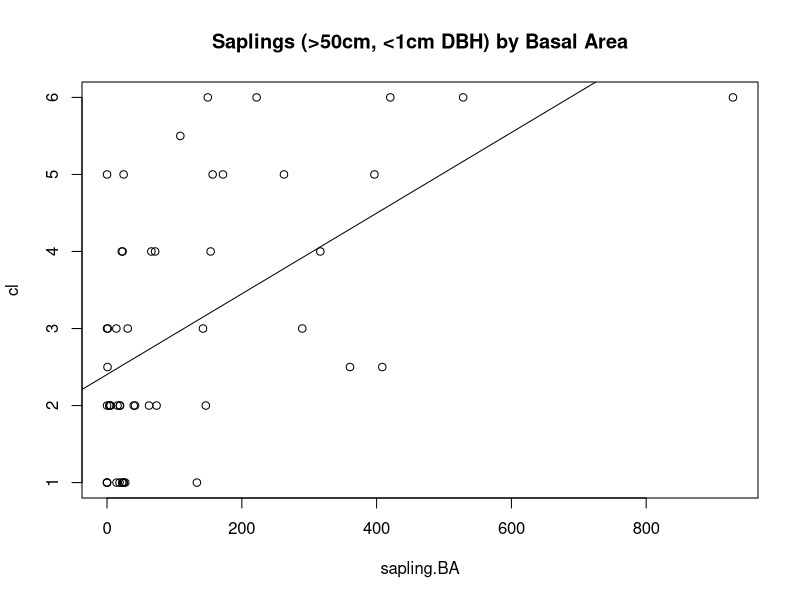
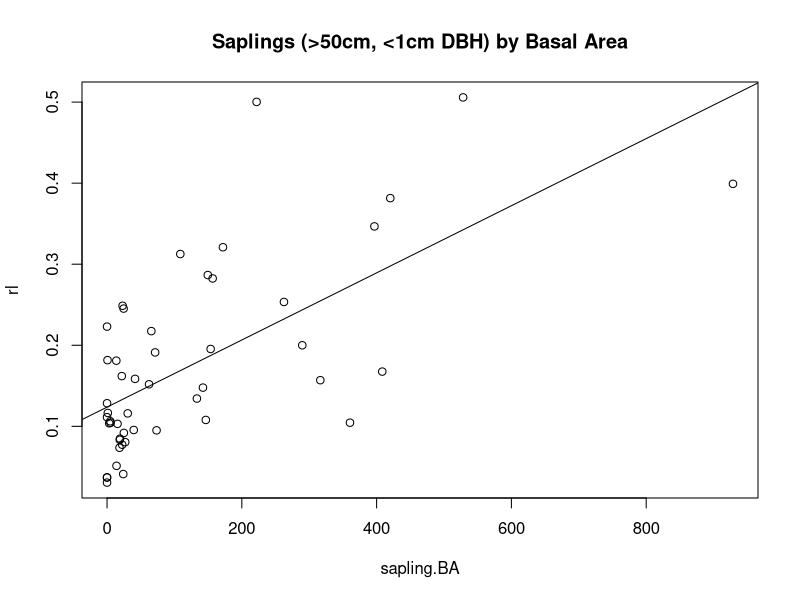
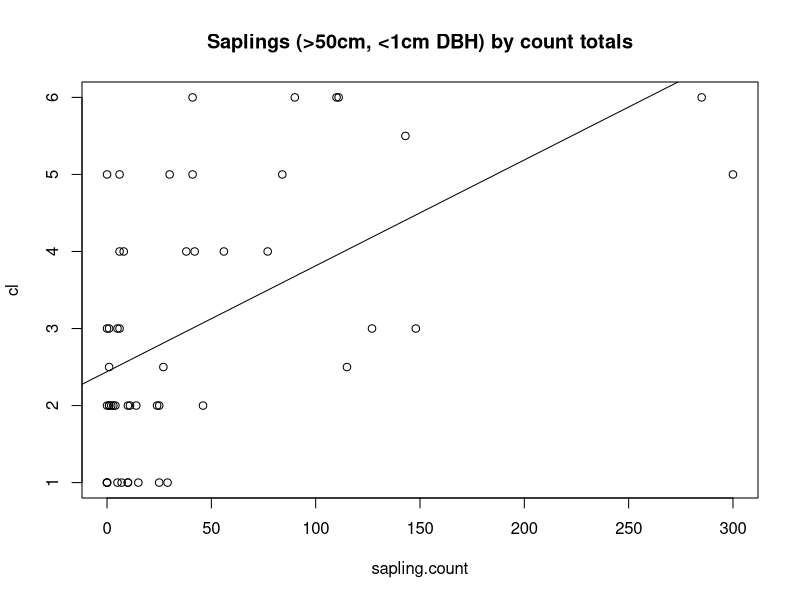
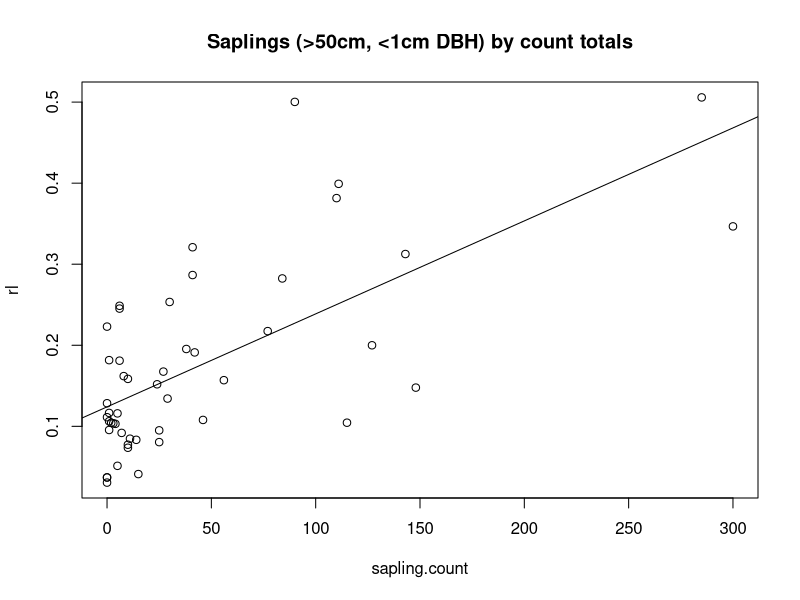
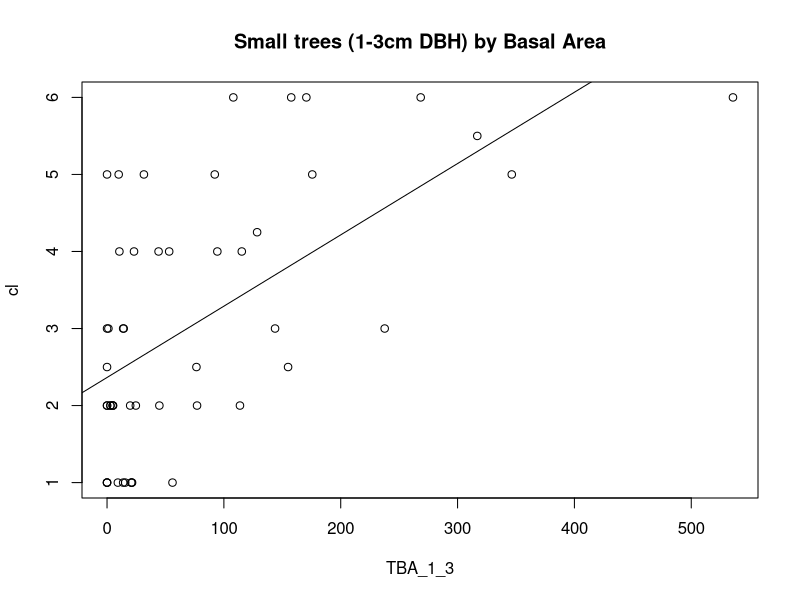
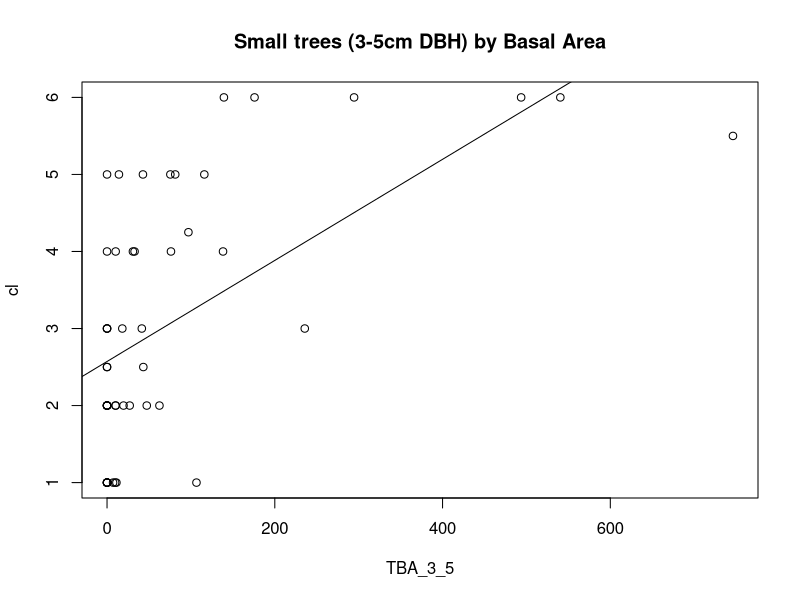
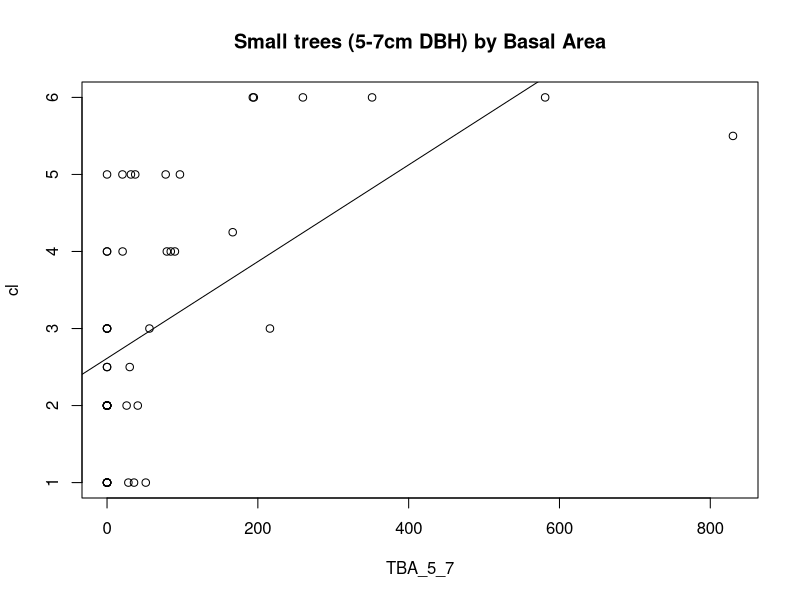
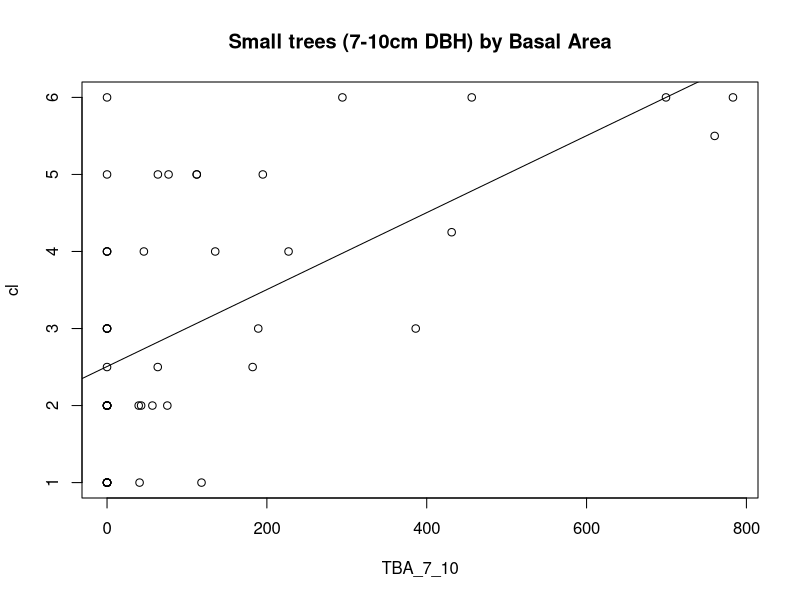

Reproduce these figures in R, in order. (Note: this script raises an error after producing the figures.)
# compare seju counts to ladder fuels
rm(list=ls())


#read in pl data frame 

pl <- read.csv("data/pl_data.csv")

plot(cl~sapling.BA,data=pl[-28,],main = "Saplings (>50cm, <1cm DBH) by Basal Area")
fit <- lm(cl~sapling.BA,data=pl[-28,])
abline(fit)
summary(fit)

plot(rl~sapling.BA,data=pl[-28,],main = "Saplings (>50cm, <1cm DBH) by Basal Area")
fit <- lm(rl~sapling.BA,data=pl[-28,])
abline(fit)
summary(fit)

plot(cl~sapling.count,data=pl[-28,],main = "Saplings (>50cm, <1cm DBH) by count totals")
fit <- lm(cl~sapling.count,data=pl[-28,])
abline(fit)
summary(fit)

plot(rl~sapling.count,data=pl[-28,],main = "Saplings (>50cm, <1cm DBH) by count totals")
fit <- lm(rl~sapling.count,data=pl[-28,])
abline(fit)
summary(fit)

plot(cl~TBA_1_3,data=pl, main = "Small trees (1-3cm DBH) by Basal Area")
fit <- lm(cl~TBA_1_3,data=pl)
abline(fit)
summary(fit)

plot(cl~TBA_3_5,data=pl, main = "Small trees (3-5cm DBH) by Basal Area")
fit <- lm(cl~TBA_3_5,data=pl)
abline(fit)
summary(fit)

plot(cl~TBA_5_7,data=pl, main = "Small trees (5-7cm DBH) by Basal Area")
fit <- lm(cl~TBA_5_7,data=pl)
abline(fit)
summary(fit)

plot(cl~TBA_7_10,data=pl, main = "Small trees (7-10cm DBH) by Basal Area")
fit <- lm(cl~TBA_7_10,data=pl)
abline(fit)
summary(fit)

plot(rl~TBA_1_3,data=pl, main = "Small trees (1-3cm DBH) by Basal Area")
fit <- lm(rl~TBA_1_3,data=pl)
abline(fit)
summary(fit)

plot(rl~TBA_3_5,data=pl, main = "Small trees (3-5cm DBH) by Basal Area")
fit <- lm(rl~TBA_3_5,data=pl)
abline(fit)
summary(fit)

plot(rl~TBA_5_7,data=pl, main = "Small trees (5-7cm DBH) by Basal Area")
fit <- lm(rl~TBA_5_7,data=pl)
abline(fit)
summary(fit)

plot(rl~TBA_7_10,data=pl, main = "Small trees (7-10cm DBH) by Basal Area")
fit <- lm(rl~TBA_7_10,data=pl)
abline(fit)
summary(fit)








#####This was used before creating main "pl" dataframe for pepperwood ladderfuels####

# read in seju data summarized by plot
seju.data.p <- read.csv('data/seju_data_p.csv')
dim(seju.data.p)

# read in ladder fuel data
ld <- read.csv('data/mean_ladder_fuel_54.csv')
dim(ld)

seju.data.p$ld <- ld$ld[1:50]
seju.data.p$rl <- ld$rl[1:50]
head(seju.data.p)

#plot(seju.data.p$ld~seju.data.p$Total.Number)
plot(ld~Total.Number,data=seju.data.p)
fit <- lm(ld~Total.Number,data=seju.data.p)
abline(fit)

# compare saplings
saplings.p <- read.csv('data/saplings_p.csv')
dim(saplings.p)

saplings.p$ld <- ld$ld[1:50]
saplings.p$rl <- ld$rl[1:50]
head(saplings.p)

# run these lines to replace NAs with zeros
saplings.p$Basal.Area[which(is.na(saplings.p$Basal.Area))] <- 0
saplings.p$Count[which(is.na(saplings.p$Count))] <- 0

plot(ld~Basal.Area,data=saplings.p[-28,],main = "Saplings (>50cm, <1cm DBH) by Basal Area")
fit <- lm(ld~Basal.Area,data=saplings.p[-28,])
abline(fit)
summary(fit)

plot(rl~Basal.Area,data=saplings.p[-28,],main = "Saplings (>50cm, <1cm DBH) by Basal Area")
fit <- lm(rl~Basal.Area,data=saplings.p[-28,])
abline(fit)
summary(fit)

plot(ld~Count,data=saplings.p[-28,],main = "Saplings (>50cm, <1cm DBH) by count totals")
fit <- lm(ld~Count,data=saplings.p[-28,])
abline(fit)
summary(fit)

plot(rl~Count,data=saplings.p[-28,],main = "Saplings (>50cm, <1cm DBH) by count totals")
fit <- lm(rl~Count,data=saplings.p[-28,])
abline(fit)
summary(fit)

# compare small trees
smalltrees.p <- read.csv('data/trees_1_5_p.csv')
dim(smalltrees.p)

smalltrees.p$ld <- ld$ld[1:50]
smalltrees.p$rl <- ld$rl[1:50]
head(smalltrees.p)

# run these lines to replace NAs with zeros
smalltrees.p$Basal.Area[which(is.na(smalltrees.p$Basal.Area))] <- 0
#smalltrees.p$Count[which(is.na(smalltrees.p$Count))] <- 0

smalltrees.p$log10.Basal.Area <- log10(smalltrees.p$Basal.Area+1)
smalltrees.p$log10.rl <- log10(smalltrees.p$rl+1)

plot(ld~Basal.Area,data=smalltrees.p, main = "Small trees (1-5cm DBH) by Basal Area")
fit <- lm(ld~Basal.Area,data=smalltrees.p)
abline(fit)
summary(fit)

#uncomment to identify specific points
#identify(smalltrees.p$ld~smalltrees.p$Basal.Area)

plot(rl~Basal.Area,data=smalltrees.p, main = "Small trees (1-5cm DBH) by Basal Area")
fit <- lm(rl~Basal.Area,data=smalltrees.p)
abline(fit)
summary(fit)

plot(log10.rl~log10.Basal.Area,data=smalltrees.p,main = "Small trees (1-5cm DBH) by Basal Area")
fit <- lm(log10.rl~log10.Basal.Area,data=smalltrees.p)
abline(fit)
summary(fit)

# Multiple regression of contribution of saplings vs. small trees
cor(smalltrees.p$Basal.Area,saplings.p$Basal.Area)
# weakly correlated so both can be used in model

fit <- glm(smalltrees.p$rl~smalltrees.p$Basal.Area + saplings.p$Basal.Area)
summary(fit)

# raw vs. classified
plot(ld~rl,data=smalltrees.p)

## add together small trees and saplings
head(saplings.p)
head(smalltrees.p)
smalltrees.p$sap.smtr.BA <- saplings.p$Basal.Area+smalltrees.p$Basal.Area

plot(ld~sap.smtr.BA,data=smalltrees.p[-28,])
fit <- lm(ld~sap.smtr.BA,data=smalltrees.p[-28,])
abline(fit)
summary(fit)
identify(smalltrees.p$ld[-28]~smalltrees.p$sap.smtr.BA[-28])
